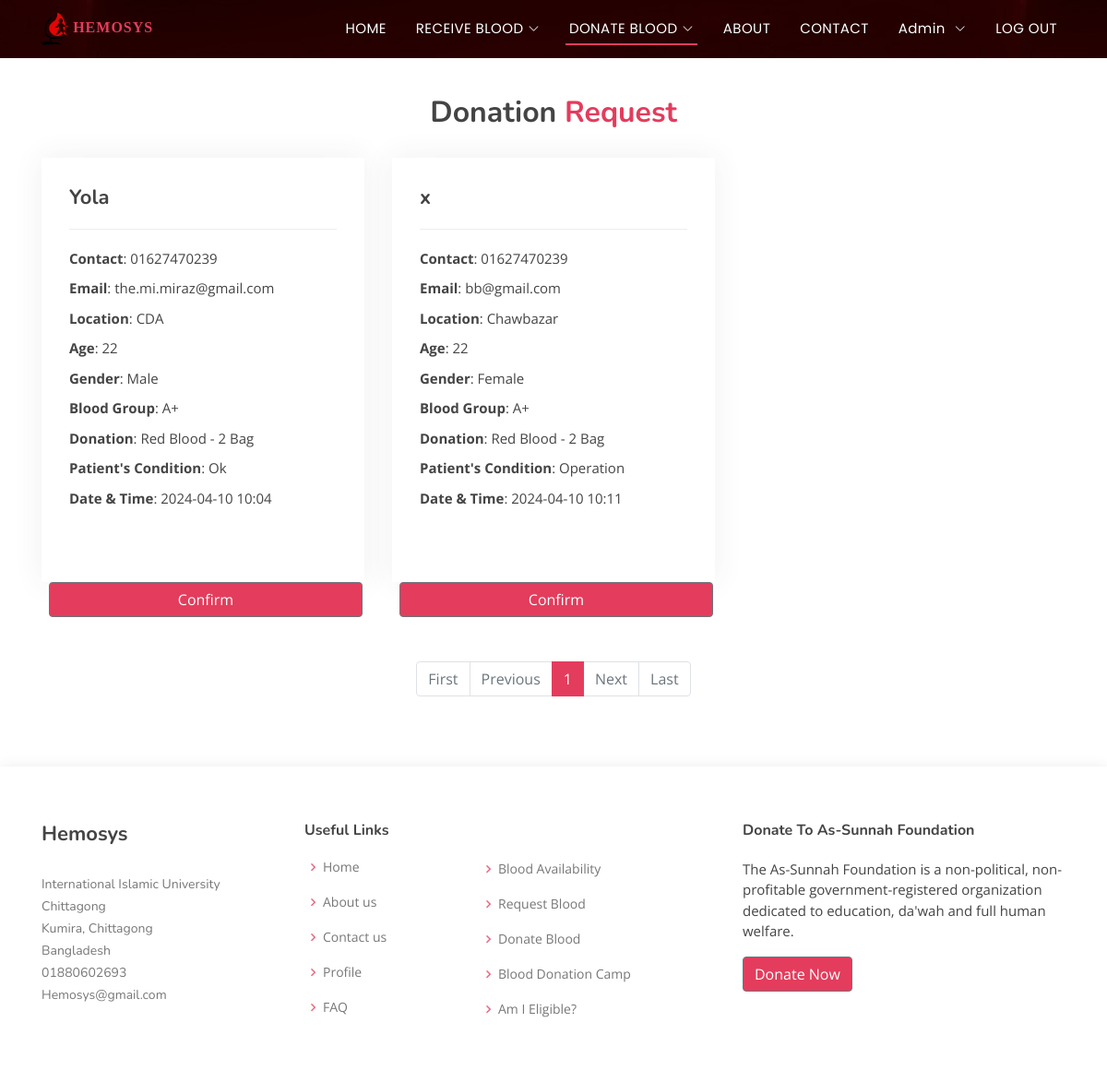
Before: /donor/donation-request/ (signed in) with the older database file.
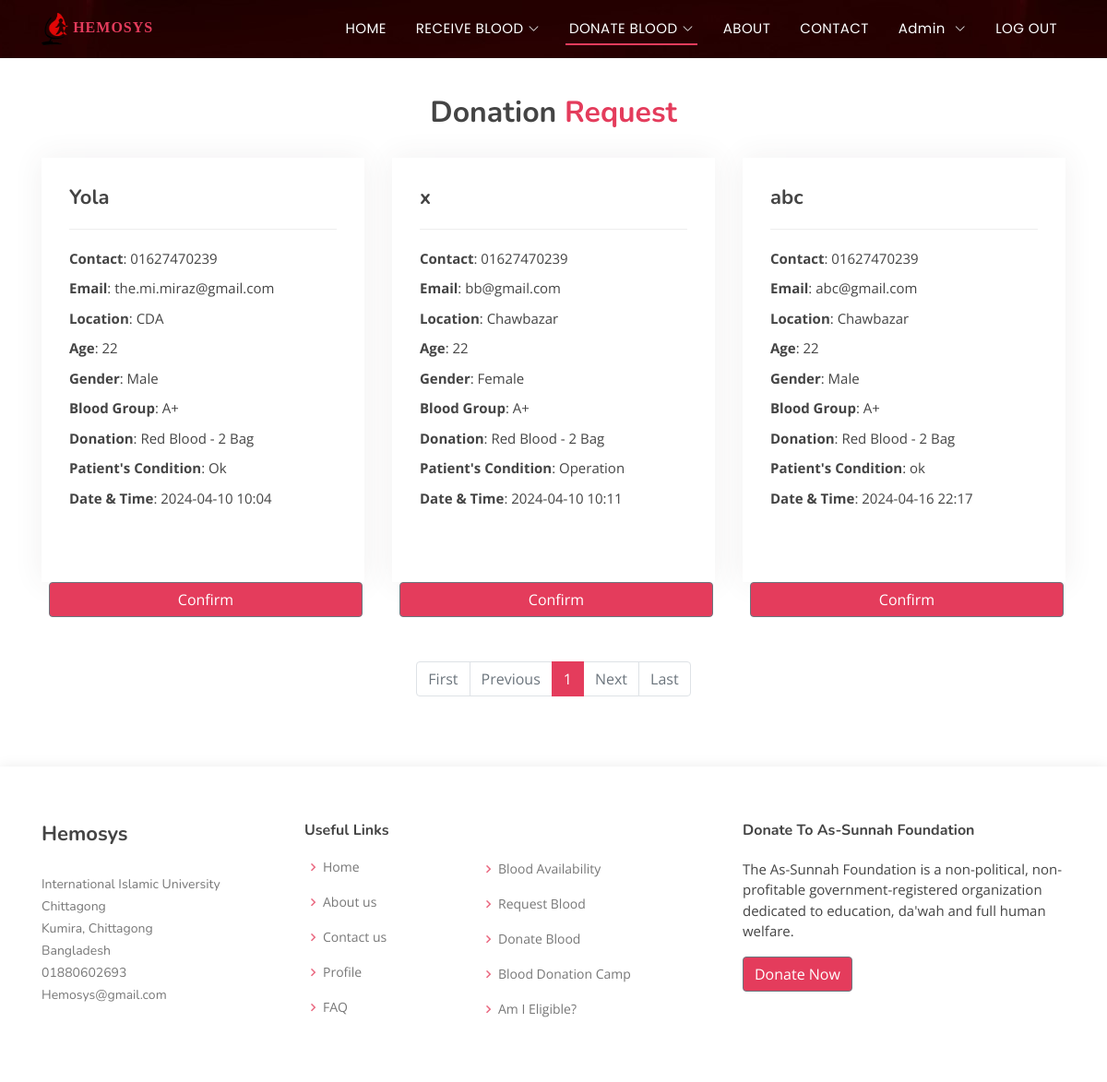
After: the same page with the newer database file.
### Recipient/models.py (models this page shows)
class recipient(models.Model):
    recipientname = models.CharField(max_length=150)
    recipientphone = models.CharField(max_length=150)
    recipientemail = models.CharField(max_length=150)
    recipientlocation = models.CharField(max_length=150)
    recipientage = models.CharField(max_length=150)
    recipientgender = models.CharField(max_length=150)
    recipientblood = models.CharField(max_length=150)
    recipientdonationtype = models.CharField(max_length=150, null=True)
    recipientdonationquantity = models.CharField(max_length=150)
    recipientcondition = models.CharField(max_length=150)
    recipientdate = models.CharField(max_length=150)
    recipienttime = models.CharField(max_length=150, default = None)

### donor/views.py (the view)
# urls.py: path('donation-request/', views.donation_request, name="donationrequest"),
def donation_request(request):
    if request.user.is_authenticated:
        reqdata = recipient.objects.all()
        paginator=Paginator(reqdata,12)
        page_number=request.GET.get('page')
        page_obj=paginator.get_page(page_number)
        return render(request, "donationrequest.html", {"page_obj": page_obj})
    else:
        messages.warning(request, "PLEASE LOG IN TO DONATE")
        return redirect("/")

### templates/donationrequest.html (shortened to what this page needs)
{% extends 'base.html' %}
{% block content %}
<section id="portfolio-details" class="portfolio-details">
  <div class="container">
    <div class="section-title">
      <br><br>
      <h3>Donation <span>Request</span></h3>
    </div>
  </div>
  <div class="container">
    <div class="row gy-4">
      {% for n in page_obj %}
      <div class="col-lg-4">
        <div class="portfolio-info">
          <h3>{{ n.recipientname }}</h3>
          <ul>
            <li><strong>Contact</strong>: {{ n.recipientphone }} </li>
            <li><strong>Email</strong>: {{ n.recipientemail }} </li>
            <li><strong>Location</strong>: {{ n.recipientlocation }} </li>
            <li><strong>Age</strong>: {{ n.recipientage }} </li>
            <li><strong>Gender</strong>: {{ n.recipientgender }} </li>
            <li><strong>Blood Group</strong>: {{ n.recipientblood }} </li>
            <li><strong>Donation</strong>: {{ n.recipientdonationtype }} - {{ n.recipientdonationquantity }} Bag</li>
            <li><strong>Patient's Condition</strong>: {{ n.recipientcondition }} </li>
            <li><strong>Date & Time</strong>: {{ n.recipientdate }} {{ n.recipienttime }} </li>
            <br><br>
          </ul>
        </div>
        <form method="post" action="/donor/confirm-donation/{{n.id}}/">
          <button type="submit" class="btn btn-secondary mx-2" style="background-color: #e43c5c; width: 340px;"> Confirm </button>
        </form>
      </div>
      {% endfor %}
    </div>
  </div>
  <br><br>
  <div class="container d-flex justify-content-center">
    <nav aria-label="...">
      <ul class="pagination">
        {% if page_obj.has_previous %}
          <li class="page-item">
            <a class="page-link" href="?page=1">First</a>
          </li>
          <li class="page-item">
            <a class="page-link" href="?page={{ page_obj.previous_page_number }}">Previous</a>
          </li>
        {% else %}
          <li class="page-item disabled">
            <a class="page-link" href="?page=1">First</a>
          </li>
          <li class="page-item disabled">
            <a class="page-link" href="#">Previous</a>
          </li>
        {% endif %}
        {% for num in page_obj.paginator.page_range %}
          <li class="page-item {% if page_obj.number == num %}active{% endif %}" aria-current="page">
            <a class="page-link" href="?page={{ num }}">{{ num }}</a>
          </li>
        {% endfor %}
        {% if page_obj.has_next %}
          <li class="page-item">
            <a class="page-link" href="?page={{ page_obj.next_page_number }}">Next</a>
          </li>
          <li class="page-item">
            <a class="page-link" href="?page={{ page_obj.paginator.num_pages }}">Last</a>
          </li>
        {% else %}
          <li class="page-item disabled">
            <a class="page-link" href="#">Next</a>
          </li>
          <li class="page-item disabled">
            <a class="page-link" href="#">Last</a>
          </li>
        {% endif %}
      </ul>
    </nav>
  </div>
</section>
{% endblock content %}

### templates/base.html (shortened to what this page needs)
{% include "header.html" %}
{% block content %}
{% endblock content %}
{% include "footer.html" %}

### templates/header.html (shortened to what this page needs)
{%load static %}
<!DOCTYPE html>
<html lang="en">
<head>
  <link rel="stylesheet" href="https://cdn.jsdelivr.net/npm/bootstrap@4.4.1/dist/css/bootstrap.min.css">
  <link rel="stylesheet" href="https://cdn.jsdelivr.net/npm/bootstrap-icons@1.3.0/font/bootstrap-icons.css">
  <link rel='stylesheet' href='https://unpkg.com/boxicons@2.1.4/css/boxicons.min.css' >
  <link href="/static/assets/css/style.css" rel="stylesheet">
</head>
<body>
  <header id="header" class="fixed-top ">
    <div class="container d-flex align-items-center justify-content-between">
      <a href="/" class="logo"><img src="{% static '/images/logo.png' %}" alt="" class="img-fluid"> HEMOSYS </a>
      <nav id="navbar" class="navbar">
        <ul>
          {% url 'index' as url %}
          <li><a class="{% if request.path == url %} active {% endif %}" href="/">HOME</a></li>
          {% url 'requestblood' as url1 %}
          {% url 'bloodavailability' as url2 %}
          <li class="dropdown"><a class="{% if request.path == url1 or request.path == url2 %} active {% endif %}" href="#"><span>RECEIVE BLOOD</span> <i class="bi bi-chevron-down"></i></a>
          </li>
          {% url 'donorregistration' as url3 %}
          {% url 'registereddonors' as url4 %}
          {% url 'donationcamp' as url5 %}
          {% url 'amieligible' as url6 %}
          {% url 'donationrequest' as url7 %}
          <li class="dropdown"><a class="{% if request.path == url3 or request.path == url4 or request.path == url5 or request.path == url6 or request.path == url7 %} active {% endif %}" href="#"><span>DONATE BLOOD</span> <i class="bi bi-chevron-down"></i></a>
          </li>
          {% url 'about' as url %}
          <li><a class="{% if request.path == url %} active {% endif %}" href="{{url}}">ABOUT</a></li>
          {% url 'contact' as url %}
          <li><a class="{% if request.path == url %} active {% endif %}" href="{{url}}">CONTACT</a></li>
          {% if request.user.is_superuser %}
          <li class="dropdown"><a href="#"><span>Admin </span> <i class="bi bi-chevron-down"></i></a>
              {% url 'profile' as url %}
          </li>
          {% endif %}
          {% if request.user.is_authenticated %}
          <li><a  class="nav-link scrollto" href="/auth/logout/">LOG OUT
          </a></li>
          {% endif %}
        </ul>
      </nav>
    </div>
  </header>

### templates/footer.html (shortened to what this page needs)
<footer id="footer">
    <div class="footer-top">
      <div class="container">
        <div class="row">
          <div class="col-lg-3 col-md-6 footer-contact">
            <h4>Hemosys</h4>
            <p>
              International Islamic University Chittagong <br>
              Kumira, Chittagong<br>
              Bangladesh <br>
              01880602693<br>
              Hemosys@gmail.com<br>
            </p>
          </div>
          <div class="col-lg-2 col-md-6 footer-links">
            <h4>Useful Links</h4>
            <ul>
              <li><i class="bx bx-chevron-right"></i> <a href="/">Home</a></li>
              <li><i class="bx bx-chevron-right"></i> <a href="about">About us</a></li>
              <li><i class="bx bx-chevron-right"></i> <a href="contact">Contact us</a></li>
              <li><i class="bx bx-chevron-right"></i> <a href="/auth/profile/">Profile</a></li>
              <li><i class="bx bx-chevron-right"></i> <a href="#faq">FAQ</a></li>
            </ul>
          </div>
          <div class="col-lg-3 col-md-6 footer-links">
            <br><br>
            <ul>
              <li><i class="bx bx-chevron-right"></i> <a href="/recipient/blood-availability/">Blood Availability</a></li>
              <li><i class="bx bx-chevron-right"></i> <a href="/recipient/request-blood/">Request Blood</a></li>
              <li><i class="bx bx-chevron-right"></i> <a href="/donor/donation-request/">Donate Blood</a></li>
              <li><i class="bx bx-chevron-right"></i> <a href="/donor/blood-donation-camp/">Blood Donation Camp</a></li>
              <li><i class="bx bx-chevron-right"></i> <a href="/donor/am-i-eligible/">Am I Eligible?</a></li>
            </ul>
          </div>
          <div class="col-lg-4 col-md-6 footer-newsletter">
            <h4>Donate To As-Sunnah Foundation</h4>
            <p>The As-Sunnah Foundation is a non-political, non-profitable government-registered organization dedicated to education, da'wah and full human welfare.</p>
            <button type="submit" class="btn btn-secondary" style="background-color: #e43c5c">Donate Now</button>
          </div>
        </div>
      </div>
    </div>
  </footer>
</body>
</html>

### static/assets/css/style.css (style rules this page uses)
body { font-family: "Open Sans", sans-serif; color: #444444; }
a { color: #e43c5c; text-decoration: none; }
h1, h2, h3, h4, h5, h6 { font-family: "Nunito", sans-serif; }
#header { transition: all 0.5s; z-index: 997; padding: 10px 0; background: url("../../images/headerbg.jpg") top center; }
#header .logo { font-size: 16px; margin: 0; padding: 0; line-height: 1; font-weight: 600; letter-spacing: 1px; text-transform: uppercase; font-family: cursive; }
#header .logo img { max-height: 35px; }
.navbar { padding: 0; }
.navbar ul { margin: 0; padding: 0; display: flex; list-style: none; align-items: center; }
.navbar li { position: relative; }
.navbar>ul>li { white-space: nowrap; padding: 10px 0 10px 24px; }
.navbar a, .navbar a:focus { display: flex; align-items: center; justify-content: space-between; font-family: "Poppins", sans-serif; color: #fff; font-size: 15px; padding: 0 4px; white-space: nowrap; transition: 0.3s; letter-spacing: 0.4px; position: relative; }
.navbar a i, .navbar a:focus i { font-size: 12px; line-height: 0; margin-left: 5px; }
.navbar>ul>li>a:before { content: ""; position: absolute; width: 100%; height: 2px; bottom: -6px; left: 0; background-color: #e43c5c; visibility: hidden; transform: scaleX(0); transition: all 0.3s ease-in-out 0s; }
.navbar a:hover:before, .navbar li:hover>a:before, .navbar .active:before { visibility: visible; transform: scaleX(1); }
.navbar a:hover, .navbar .active, .navbar .active:focus, .navbar li:hover>a { color: #fff; }
section { padding: 60px 0; overflow: hidden; }
.section-title { text-align: center; padding-bottom: 30px; }
.section-title h3 { margin: 15px 0 0 0; font-size: 32px; font-weight: 700; }
.section-title h3 span { color: #e43c5c; }
.portfolio-details { padding-top: 40px; }
.portfolio-details .portfolio-info { width: 350px; height: 460px; padding: 30px; box-shadow: 0px 0 30px rgba(73, 60, 62, 0.08); overflow: hidden; }
.portfolio-details .portfolio-info h3 { font-size: 22px; font-weight: 700; margin-bottom: 20px; padding-bottom: 20px; border-bottom: 1px solid #eee; }
.portfolio-details .portfolio-info ul { list-style: none; padding: 0; font-size: 15px; }
.portfolio-details .portfolio-info ul li+li { margin-top: 10px; }
#footer { color: #444444; font-size: 14px; background: #f6f4f4; box-shadow: 0px 2px 15px rgba(0, 0, 0, 0.1); }
#footer .footer-top { padding: 60px 0 30px 0; background: #fff; }
#footer .footer-top .footer-contact { margin-bottom: 30px; }
#footer .footer-top .footer-contact h4 { font-size: 22px; margin: 0 0 30px 0; padding: 2px 0 2px 0; line-height: 1; font-weight: 700; }
#footer .footer-top .footer-contact p { font-size: 14px; line-height: 24px; margin-bottom: 0; font-family: "Nunito", sans-serif; color: #777777; }
#footer .footer-top h4 { font-size: 16px; font-weight: bold; color: #444444; position: relative; padding-bottom: 12px; }
#footer .footer-top .footer-links { margin-bottom: 30px; }
#footer .footer-top .footer-links ul { list-style: none; padding: 0; margin: 0; }
#footer .footer-top .footer-links ul i { padding-right: 2px; color: #ea6981; font-size: 18px; line-height: 1; }
#footer .footer-top .footer-links ul li { padding: 10px 0; display: flex; align-items: center; }
#footer .footer-top .footer-links ul li:first-child { padding-top: 0; }
#footer .footer-top .footer-links ul a { color: #777777; transition: 0.3s; display: inline-block; line-height: 1; }
#footer .footer-newsletter { font-size: 15px; }
#footer .footer-newsletter h4 { font-size: 16px; font-weight: bold; color: #444444; position: relative; padding-bottom: 12px; }
.pagination .page-link { color: #e43c5c; background-color: transparent; border-color: #e43c5c; }
.pagination .page-item.active .page-link { background-color: #e43c5c; border-color: #e43c5c; }

Changed rows visible on the page:
added recipient: recipientname "abc", recipientphone "01627470239", recipientemail "abc@gmail.com", recipientlocation "Chawbazar", recipientage "22", recipientgender "Male", recipientblood "A+", recipientdonationtype "Red Blood", recipientdonationquantity "2", recipientcondition "ok", recipientdate "2024-04-16", recipienttime "22:17"
